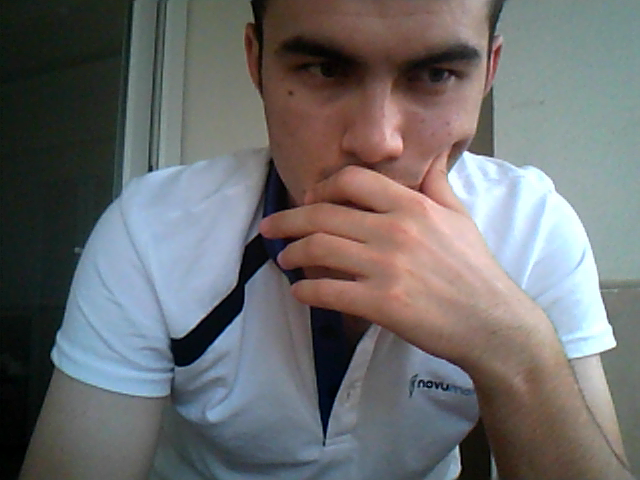
#> input picture Kamera_Uzerinden_Nesne_Tespiti-Yazi_Okuma/shot_0_000.bmp, 640 x 480 px, given in place of the camera
$ python daire_tespiti6.py
#> lines starting #> are read from the running program, lines starting #| are printed output that depends on the picture; after the words box and inside, x2 and y2 are one past the last pixel; in counts of white or black regions, pixels touching at a corner belong together
import cv2
import numpy as np
cap = cv2.VideoCapture(0)
while(1):
    ret,frame=cap.read()
#> frame is the input picture: shape (480, 640, 3); mean B, G, R 110, 109.3, 109.4
    frame = cv2.bilateralFilter(frame, 5, 175, 175)
    hsv=cv2.cvtColor(frame, cv2.COLOR_BGR2HSV)
#> hsv: shape (480, 640, 3); mean H, S, V 64.5, 62.9, 123.9
    lower_white=np.array([0,0,225])
    upper_white=np.array([179,255,255])
    mask=cv2.inRange(hsv,lower_white,upper_white)
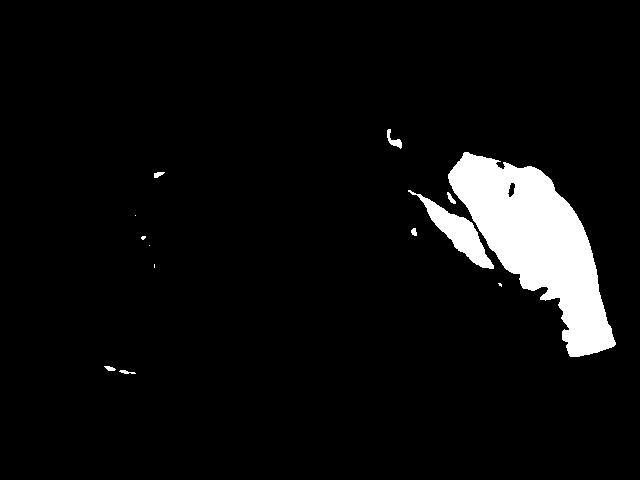
#> mask: shape (480, 640); 5.7% white; 13 white regions (5 under 20 px), largest, box (x1, y1, x2, y2) and area: (448, 152, 616, 357) 15397, (408, 190, 494, 269) 1795, (387, 129, 402, 149) 118
    res=cv2.bitwise_and(frame,frame,mask=mask)
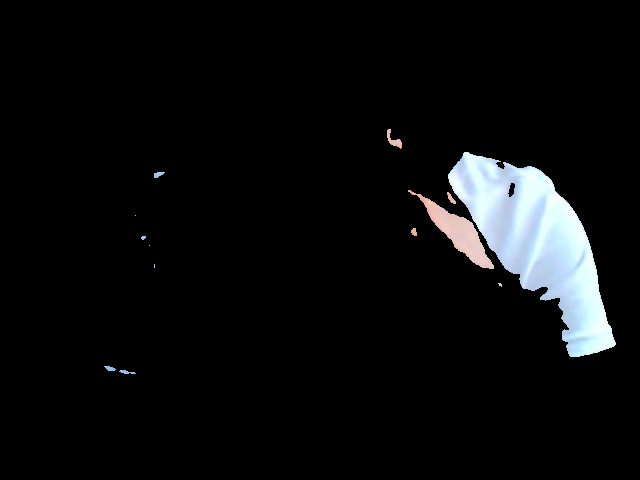
#> res: shape (480, 640, 3); mean B, G, R 13.8, 13.1, 12
    cv2.imshow('frame',frame)
    cv2.imshow('result',res)
    if cv2.waitKey(1) & 0xFF ==ord('q'):
#> (key q is pressed here)
        break
cap.release()
cv2.destroyAllWindows()

$ run again, on Kamera_Uzerinden_Nesne_Tespiti-Yazi_Okuma/rov.PNG
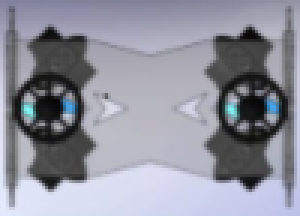
#> input picture Kamera_Uzerinden_Nesne_Tespiti-Yazi_Okuma/rov.PNG, 100 x 72 px, given in place of the camera (shown 3 times larger)
#> frame is the input picture: shape (72, 100, 3); mean B, G, R 157.4, 144.7, 143.5
#> hsv: shape (72, 100, 3); mean H, S, V 108.1, 21.3, 157.2
#> `mask=cv2.inRange(hsv,lower_white,upper_white)`:
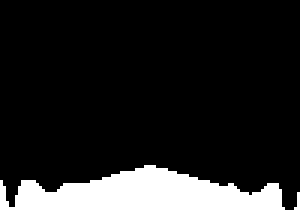
#> mask: shape (72, 100) (shown 3 times larger); 15.5% white; 1 white region, box (x1, y1, x2, y2) and area: (0, 55, 100, 72) 1113
#> `res=cv2.bitwise_and(frame,frame,mask=mask)`:
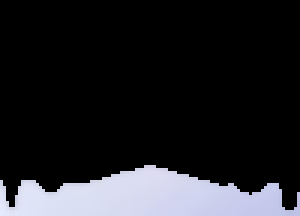
#> res: shape (72, 100, 3) (shown 3 times larger); mean B, G, R 37, 33.2, 32.7
